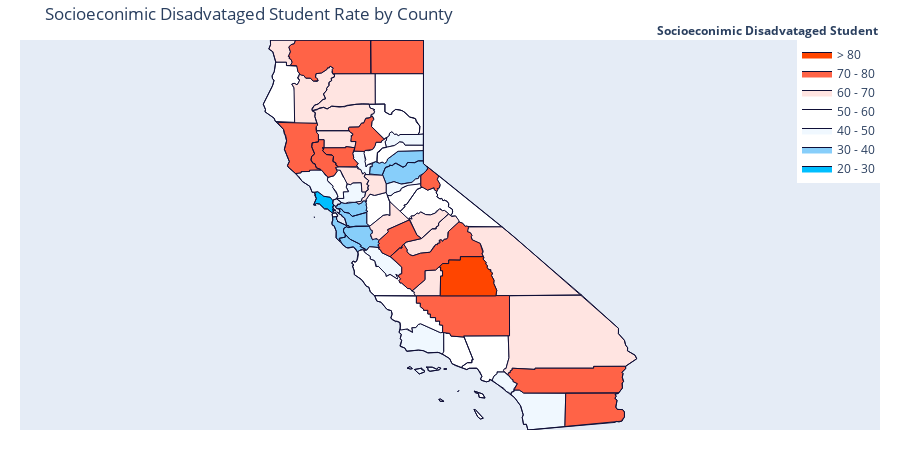

Notebook cell for this chart:
### Code cell
import plotly
import plotly.figure_factory as ff
from plotly.offline import *
from colour import Color

counties = countydf['code'].tolist()
score = countydf['SocioEconDis'].tolist()

heatmap_color = ['black','black','black',
    'deepskyblue', # 20-30
    'lightskyblue', # 30-40
    'aliceblue', # 40-50
    'white', # 50-60
    'mistyrose', # 60-70
    'tomato', # 70-80
    'orangered'] # 80+ 

endpts = list(range(0,90,10))

fig = ff.create_choropleth(
      fips = counties, values = score, colorscale = heatmap_color,
      show_state_data = True, scope = ['CA'],
      binning_endpoints=endpts,
      county_outline={'color': 'rgb(15,15,55)', 'width': 1},
      state_outline={'color': 'rgb(15,15,55)', 'width': 1},
      legend_title='Socioeconimic Disadvataged Student', title='Socioeconimic Disadvataged Student Rate by County')

iplot(fig)

### Figure 1 — Plotly figure (JSON) as saved in the notebook; plotly's stock layout.template omitted (floating-point values rounded to 4 significant figures; data arrays with more than 128 entries replaced by an {"elided": "..."} marker saying what was removed)
{"data": [{"fill": "toself", "fillcolor": "black", "hoverinfo": "none", "line": {"color": "rgb(15,15,55)", "width": 1}, "mode": "lines", "name": "< 0", "type": "scatter", "x": [], "y": []}, {"fill": "toself", "fillcolor": "black", "hoverinfo": "none", "line": {"color": "rgb(15,15,55)", "width": 1}, "mode": "lines", "name": "0 - 10", "type": "scatter", "x": [], "y": []}, {"fill": "toself", "fillcolor": "black", "hoverinfo": "none", "line": {"color": "rgb(15,15,55)", "width": 1}, "mode": "lines", "name": "10 - 20", "type": "scatter", "x": [], "y": []}, {"fill": "toself", "fillcolor": "deepskyblue", "hoverinfo": "none", "line": {"color": "rgb(15,15,55)", "width": 1}, "mode": "lines", "name": "20 - 30", "type": "scatter", "x": [-122.4, -122.4, -122.4, -122.4, -122.4, null, -123.0, -122.9, -123.0, -122.9, -122.7, -122.6, -122.5, -122.5, -122.5, -122.4, -122.5, -122.5, -122.5, -122.4, -122.5, -122.5, -122.5, -122.5, -122.6, -122.7, -122.9, -122.9, -123.0, -123.0, -123.0, null], "y": [37.86, 37.87, 37.85, 37.86, 37.86, null, 38.0, 38.15, 38.3, 38.32, 38.21, 38.19, 38.14, 38.1, 38.02, 37.98, 37.97, 37.94, 37.93, 37.88, 37.86, 37.89, 37.83, 37.81, 37.9, 37.9, 38.02, 38.03, 38.01, 37.99, 38.0, null]}, {"fill": "toself", "fillcolor": "lightskyblue", "hoverinfo": "none", "line": {"color": "rgb(15,15,55)", "width": 1}, "mode": "lines", "name": "30 - 40", "type": "scatter", "x": {"elided": "158 float values"}, "y": {"elided": "158 float values"}}, {"fill": "toself", "fillcolor": "aliceblue", "hoverinfo": "none", "line": {"color": "rgb(15,15,55)", "width": 1}, "mode": "lines", "name": "40 - 50", "type": "scatter", "x": {"elided": "215 float values"}, "y": {"elided": "215 float values"}}, {"fill": "toself", "fillcolor": "white", "hoverinfo": "none", "line": {"color": "rgb(15,15,55)", "width": 1}, "mode": "lines", "name": "50 - 60", "type": "scatter", "x": {"elided": "424 float values"}, "y": {"elided": "424 float values"}}, {"fill": "toself", "fillcolor": "mistyrose", "hoverinfo": "none", "line": {"color": "rgb(15,15,55)", "width": 1}, "mode": "lines", "name": "60 - 70", "type": "scatter", "x": {"elided": "345 float values"}, "y": {"elided": "345 float values"}}, {"fill": "toself", "fillcolor": "tomato", "hoverinfo": "none", "line": {"color": "rgb(15,15,55)", "width": 1}, "mode": "lines", "name": "70 - 80", "type": "scatter", "x": {"elided": "320 float values"}, "y": {"elided": "320 float values"}}, {"fill": "toself", "fillcolor": "orangered", "hoverinfo": "none", "line": {"color": "rgb(15,15,55)", "width": 1}, "mode": "lines", "name": "> 80", "type": "scatter", "x": [-119.6, -119.5, -119.3, -119.3, -119.0, -119.0, -118.4, -118.3, -118.4, -118.3, -118.3, -118.2, -118.2, -118.2, -118.1, -118.2, -118.1, -118.1, -118.1, -118.1, -118.0, -118.0, -119.5, -119.5, -119.5, -119.5, -119.5, -119.5, -119.6, null], "y": [36.49, 36.58, 36.57, 36.66, 36.66, 36.74, 36.74, 36.71, 36.69, 36.6, 36.56, 36.52, 36.48, 36.43, 36.42, 36.39, 36.35, 36.28, 36.17, 36.09, 35.93, 35.79, 35.79, 36.27, 36.27, 36.4, 36.4, 36.49, 36.49, null]}, {"hoverinfo": "text", "legendgroup": "centroids", "marker": {"color": "white", "opacity": 0}, "mode": "markers", "name": "US Counties", "selected": {"marker": {"color": "white", "opacity": 1, "size": 3}}, "showlegend": false, "text": ["County: Ventura<br>State: California<br>FIPS: 06111<br>Value: 54.8473679368421", "County: Ventura<br>State: California<br>FIPS: 06111<br>Value: 54.8473679368421", "County: Ventura<br>State: California<br>FIPS: 06111<br>Value: 54.8473679368421", "County: Santa Barbara<br>State: California<br>FIPS: 06083<br>Value: 44.97500019499999", "County: Santa Barbara<br>State: California<br>FIPS: 06083<br>Value: 44.97500019499999", "County: Santa Barbara<br>State: California<br>FIPS: 06083<br>Value: 44.97500019499999", "County: Santa Barbara<br>State: California<br>FIPS: 06083<br>Value: 44.97500019499999", "County: Santa Barbara<br>State: California<br>FIPS: 06083<br>Value: 44.97500019499999", "County: San Francisco<br>State: California<br>FIPS: 06075<br>Value: 54.700001", "County: San Francisco<br>State: California<br>FIPS: 06075<br>Value: 54.700001", "County: San Francisco<br>State: California<br>FIPS: 06075<br>Value: 54.700001", "County: San Francisco<br>State: California<br>FIPS: 06075<br>Value: 54.700001", "County: San Francisco<br>State: California<br>FIPS: 06075<br>Value: 54.700001", "County: Marin<br>State: California<br>FIPS: 06041<br>Value: 27.19999996111111", "County: Marin<br>State: California<br>FIPS: 06041<br>Value: 27.19999996111111", "County: Los Angeles<br>State: California<br>FIPS: 06037<br>Value: 58.88500003875", "County: Los Angeles<br>State: California<br>FIPS: 06037<br>Value: 58.88500003875", "County: Los Angeles<br>State: California<br>FIPS: 06037<br>Value: 58.88500003875", "County: Del Norte<br>State: California<br>FIPS: 06015<br>Value: 68.400002", "County: Del Norte<br>State: California<br>FIPS: 06015<br>Value: 68.400002", "County: Alameda<br>State: California<br>FIPS: 06001<br>Value: 39.077777766666664", "County: Alpine<br>State: California<br>FIPS: 06003<br>Value: 73.400002", "County: Amador<br>State: California<br>FIPS: 06005<br>Value: 42.5", "County: Butte<br>State: California<br>FIPS: 06007<br>Value: 71.42857135714286", "County: Calaveras<br>State: California<br>FIPS: 06009<br>Value: 50.07499975", "County: Colusa<br>State: California<br>FIPS: 06011<br>Value: 76.9000015", "County: Contra Costa<br>State: California<br>FIPS: 06013<br>Value: 31.533333844444446", "County: El Dorado<br>State: California<br>FIPS: 06017<br>Value: 39.67999946666667", "County: Fresno<br>State: California<br>FIPS: 06019<br>Value: 75.250000375", "County: Glenn<br>State: California<br>FIPS: 06021<br>Value: 69.43749962499999", "County: Humboldt<br>State: California<br>FIPS: 06023<br>Value: 58.596774419354844", "County: Imperial<br>State: California<br>FIPS: 06025<br>Value: 72.325000375", "County: Inyo<br>State: California<br>FIPS: 06027<br>Value: 65.94999866666666", "County: Kern<br>State: California<br>FIPS: 06029<br>Value: 73.76595740425532", "County: Kings<br>State: California<br>FIPS: 06031<br>Value: 67.42307607692308", "County: Lake<br>State: California<br>FIPS: 06033<br>Value: 75.61666616666666", "County: Lassen<br>State: California<br>FIPS: 06035<br>Value: 51.93000010000001", "County: Madera<br>State: California<br>FIPS: 06039<br>Value: 64.33333288888889", "County: Mariposa<br>State: California<br>FIPS: 06043<br>Value: 65.599998", "County: Mendocino<br>State: California<br>FIPS: 06045<br>Value: 70.74166658333334", "County: Merced<br>State: California<br>FIPS: 06047<br>Value: 76.71499975", "County: Modoc<br>State: California<br>FIPS: 06049<br>Value: 72.03333266666667", "County: Mono<br>State: California<br>FIPS: 06051<br>Value: 52.75", "County: Monterey<br>State: California<br>FIPS: 06053<br>Value: 59.86666691666667", "County: Napa<br>State: California<br>FIPS: 06055<br>Value: 58.8400002", "County: Nevada<br>State: California<br>FIPS: 06057<br>Value: 50.555555999999996", "County: Orange<br>State: California<br>FIPS: 06059<br>Value: 48.97037074074074", "County: Placer<br>State: California<br>FIPS: 06061<br>Value: 32.91250025", "County: Plumas<br>State: California<br>FIPS: 06063<br>Value: 53.599998", "County: Riverside<br>State: California<br>FIPS: 06065<br>Value: 71.08695708695652", "County: Sacramento<br>State: California<br>FIPS: 06067<br>Value: 63.07692261538462", "County: San Benito<br>State: California<br>FIPS: 06069<br>Value: 49.15454554545454", "County: San Bernardino<br>State: California<br>FIPS: 06071<br>Value: 67.07878763636363", "County: San Diego<br>State: California<br>FIPS: 06073<br>Value: 47.73333340476191", "County: San Joaquin<br>State: California<br>FIPS: 06077<br>Value: 55.50000057142858", "County: San Luis Obispo<br>State: California<br>FIPS: 06079<br>Value: 50.1100007", "County: San Mateo<br>State: California<br>FIPS: 06081<br>Value: 31.495652108695648", "County: Santa Clara<br>State: California<br>FIPS: 06085<br>Value: 33.019354696774194", "County: Santa Cruz<br>State: California<br>FIPS: 06087<br>Value: 33.49090974545454", "County: Shasta<br>State: California<br>FIPS: 06089<br>Value: 61.471999479999994", "County: Sierra<br>State: California<br>FIPS: 06091<br>Value: 45.700001", "County: Siskiyou<br>State: California<br>FIPS: 06093<br>Value: 73.17599988", "County: Solano<br>State: California<br>FIPS: 06095<br>Value: 46.85000016666667", "County: Sonoma<br>State: California<br>FIPS: 06097<br>Value: 47.515000099999995", "County: Stanislaus<br>State: California<br>FIPS: 06099<br>Value: 61.70400012", "County: Sutter<br>State: California<br>FIPS: 06101<br>Value: 47.08333366666667", "County: Tehama<br>State: California<br>FIPS: 06103<br>Value: 65.94285628571429", "County: Trinity<br>State: California<br>FIPS: 06105<br>Value: 68.56666588888889", "County: Tulare<br>State: California<br>FIPS: 06107<br>Value: 81.33720953488373", "County: Tuolumne<br>State: California<br>FIPS: 06109<br>Value: 52.78181845454546", "County: Yolo<br>State: California<br>FIPS: 06113<br>Value: 60.4199984", "County: Yuba<br>State: California<br>FIPS: 06115<br>Value: 52.64000120000001"], "type": "scatter", "unselected": {"marker": {"opacity": 0}}, "x": [[-119.4], [-119.1], [-119.5], [-119.0], [-119.7], [-120.1], [-120.4], [-120.0], [-123.0], [-122.3], [-122.4], [-122.4], [-122.4], [-122.4], [-122.7], [-118.4], [-118.5], [-118.2], [-124.2], [-123.9], -121.9, -119.8, -120.7, -121.6, -120.6, -122.2, -121.9, -120.5, -119.6, -122.4, -123.9, -115.4, -117.4, -118.7, -119.8, -122.8, -120.6, -119.8, -119.9, -123.4, -120.7, -120.7, -118.9, -121.2, -122.3, -120.8, -117.8, -120.7, -120.8, -116.0, -121.3, -121.1, -116.2, -116.7, -121.3, -120.4, -122.3, -121.7, -122.0, -122.0, -120.5, -122.5, -121.9, -122.9, -121.0, -121.7, -122.2, -123.1, -118.8, -120.0, -121.9, -121.4], "y": [[34.01], [34.47], [33.25], [33.48], [34.01], [33.97], [34.04], [34.72], [37.7], [37.78], [37.82], [37.86], [37.76], [37.86], [38.07], [33.38], [32.9], [34.36], [41.95], [41.74], 37.65, 38.6, 38.45, 39.67, 38.2, 39.18, 37.92, 38.78, 36.76, 39.6, 40.7, 33.04, 36.51, 35.34, 36.08, 39.1, 40.67, 37.22, 37.58, 39.44, 37.19, 41.59, 37.94, 36.22, 38.51, 39.3, 33.7, 39.06, 40.0, 33.74, 38.45, 36.61, 34.84, 33.03, 37.93, 35.39, 37.42, 37.23, 37.06, 40.76, 39.58, 41.59, 38.27, 38.53, 37.56, 39.03, 40.13, 40.65, 36.22, 38.03, 38.69, 39.27]}, {"hoverinfo": "text", "legendgroup": "States", "line": {"color": "rgb(15,15,55)", "width": 1}, "mode": "lines", "showlegend": false, "type": "scatter", "x": {"elided": "263 float values"}, "y": {"elided": "263 float values"}}], "layout": {"annotations": [{"showarrow": false, "text": "<b>Socioeconimic Disadvataged Student</b>", "x": 1, "xanchor": "right", "xref": "paper", "y": 1.05, "yref": "paper"}], "dragmode": "select", "height": 450, "hovermode": "closest", "legend": {"traceorder": "reversed", "x": 1, "xanchor": "right", "y": 1, "yanchor": "top"}, "margin": {"b": 20, "l": 20, "r": 20, "t": 40}, "title": {"text": "Socioeconimic Disadvataged Student Rate by County"}, "width": 900, "xaxis": {"autorange": false, "fixedrange": true, "range": [-131.1, -107.4], "showgrid": false, "showticklabels": false, "zeroline": false}, "yaxis": {"autorange": false, "fixedrange": true, "range": [32.53, 42.0], "showgrid": false, "showticklabels": false, "zeroline": false}}}
